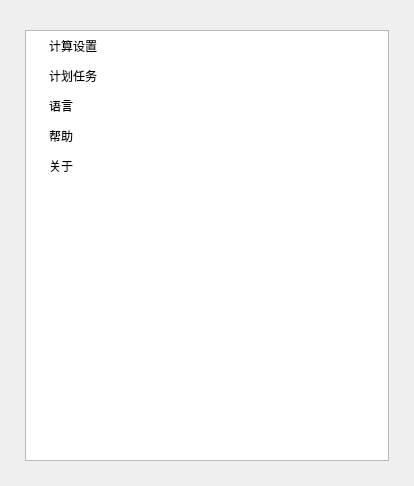
<?xml version="1.0" encoding="UTF-8"?>
<ui version="4.0">
 <class>widget_setting</class>
 <widget class="QWidget" name="widget_setting">
  <property name="geometry">
   <rect>
    <x>0</x>
    <y>0</y>
    <width>414</width>
    <height>486</height>
   </rect>
  </property>
  <property name="windowTitle">
   <string>设置</string>
  </property>
  <layout class="QVBoxLayout" name="verticalLayout">
   <property name="spacing">
    <number>10</number>
   </property>
   <property name="leftMargin">
    <number>25</number>
   </property>
   <property name="topMargin">
    <number>30</number>
   </property>
   <property name="rightMargin">
    <number>25</number>
   </property>
   <property name="bottomMargin">
    <number>25</number>
   </property>
   <item>
    <widget class="QTreeWidget" name="tree_setting">
     <property name="styleSheet">
      <string notr="true">QTreeWidget::Item{height: 30px}</string>
     </property>
     <property name="horizontalScrollBarPolicy">
      <enum>Qt::ScrollBarAsNeeded</enum>
     </property>
     <property name="headerHidden">
      <bool>true</bool>
     </property>
     <property name="expandsOnDoubleClick">
      <bool>false</bool>
     </property>
     <attribute name="headerVisible">
      <bool>false</bool>
     </attribute>
     <attribute name="headerDefaultSectionSize">
      <number>220</number>
     </attribute>
     <attribute name="headerMinimumSectionSize">
      <number>60</number>
     </attribute>
     <column>
      <property name="text">
       <string>label</string>
      </property>
     </column>
     <column>
      <property name="text">
       <string>input</string>
      </property>
     </column>
     <item>
      <property name="text">
       <string>计算设置</string>
      </property>
      <property name="text">
       <string/>
      </property>
     </item>
     <item>
      <property name="text">
       <string>计划任务</string>
      </property>
      <property name="text">
       <string/>
      </property>
     </item>
     <item>
      <property name="text">
       <string>语言</string>
      </property>
      <property name="text">
       <string/>
      </property>
     </item>
     <item>
      <property name="text">
       <string>帮助</string>
      </property>
      <property name="text">
       <string/>
      </property>
     </item>
     <item>
      <property name="text">
       <string>关于</string>
      </property>
      <property name="text">
       <string/>
      </property>
     </item>
    </widget>
   </item>
  </layout>
 </widget>
 <resources/>
 <connections/>
</ui>
